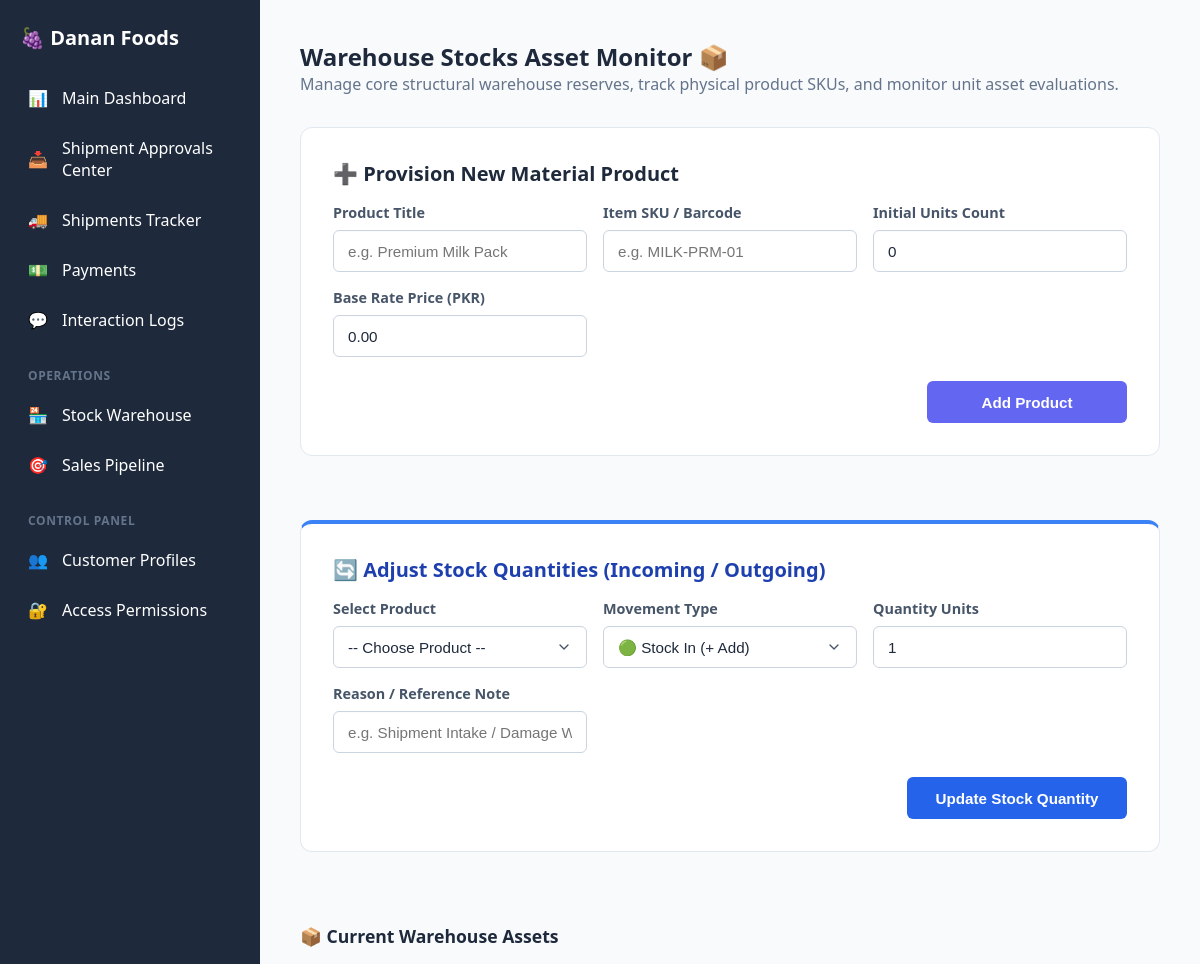
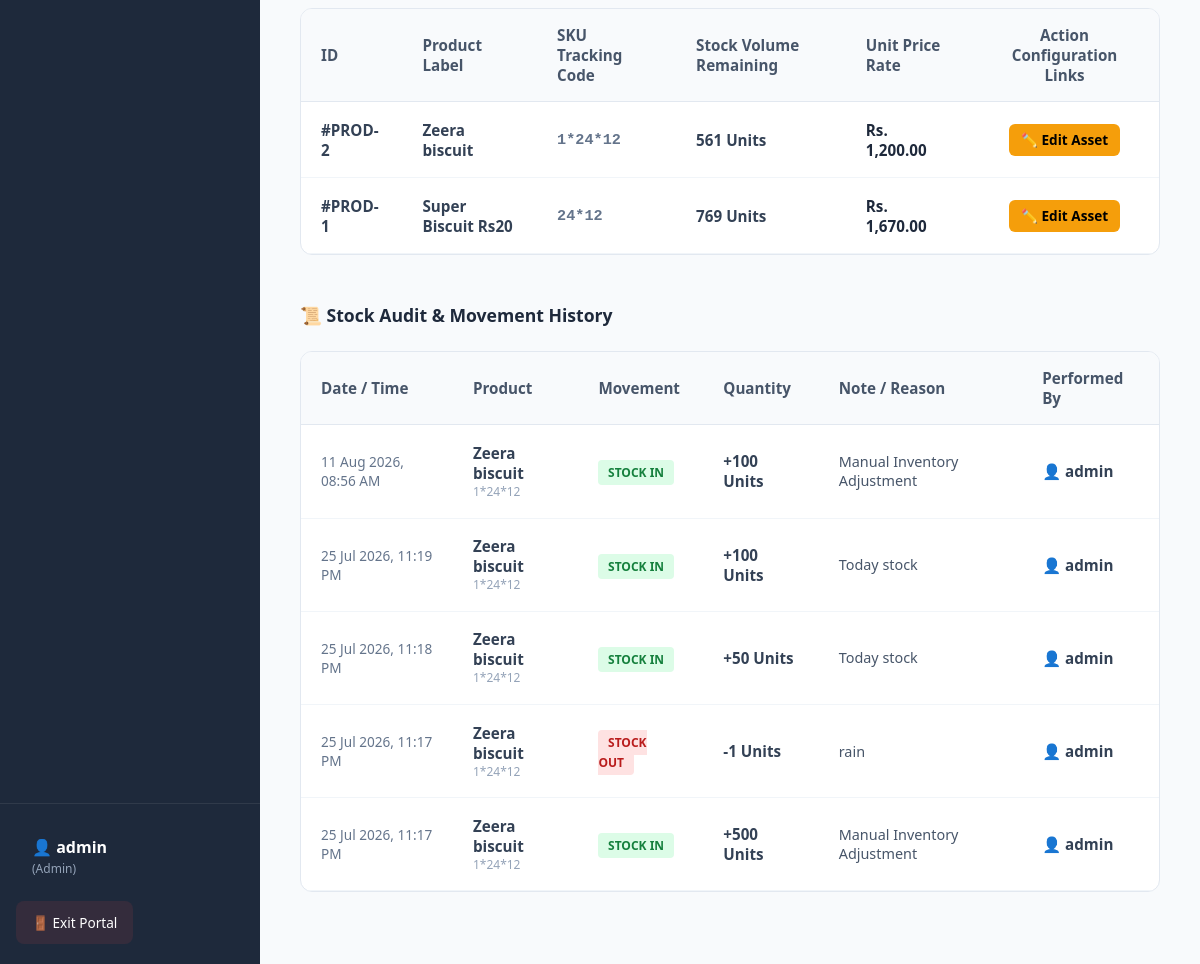
The app's page /inventory.php (signed in) with its own data (2 pictures, top to bottom).
### tables this page shows
CREATE TABLE `inventory` (
  `id` int(11) NOT NULL,
  `product_name` varchar(100) NOT NULL,
  `sku` varchar(50) NOT NULL,
  `available_stock` int(11) NOT NULL DEFAULT 0,
  `unit_price` decimal(10,2) NOT NULL DEFAULT 0.00,
  `fair_price` decimal(10,2) NOT NULL DEFAULT 0.00,
  `updated_at` timestamp NULL DEFAULT current_timestamp() ON UPDATE current_timestamp(),
  `price` decimal(10,2) DEFAULT 0.00
);

CREATE TABLE `stock_movements` (
  `id` int(11) NOT NULL,
  `product_id` int(11) NOT NULL,
  `movement_type` enum('IN','OUT') NOT NULL,
  `quantity` int(11) NOT NULL,
  `reference_note` varchar(255) DEFAULT NULL,
  `performed_by` varchar(100) DEFAULT NULL,
  `created_at` timestamp NULL DEFAULT current_timestamp()
);

### inventory.php (the view, shortened to what this page needs)
<?php
require_once 'config/db.php';
require_once 'includes/header.php';
try {
    $pdo->exec("CREATE TABLE IF NOT EXISTS stock_movements (
        id INT AUTO_INCREMENT PRIMARY KEY,
        product_id INT NOT NULL,
        movement_type ENUM('IN', 'OUT') NOT NULL,
        quantity INT NOT NULL,
        reference_note VARCHAR(255) DEFAULT NULL,
        performed_by VARCHAR(100) DEFAULT NULL,
        created_at TIMESTAMP DEFAULT CURRENT_TIMESTAMP
    )");
} catch (Exception $e) {
}
$edit_id = isset($_GET['edit_id']) ? intval($_GET['edit_id']) : 0;
$edit_data = null;
$inventory = $pdo->query("SELECT * FROM inventory ORDER BY id DESC")->fetchAll();
$movements = $pdo->query("SELECT sm.*, i.product_name, i.sku
                          FROM stock_movements sm
                          LEFT JOIN inventory i ON sm.product_id = i.id
                          ORDER BY sm.created_at DESC LIMIT 50")->fetchAll();
?>
<div class="dashboard-header" style="margin-bottom: 2rem;">
    <h2 class="section-title" style="color: var(--primary-color);">Warehouse Stocks Asset Monitor 📦</h2>
    <p style="color: #64748b;">Manage core structural warehouse reserves, track physical product SKUs, and monitor unit asset evaluations.</p>
</div>
<?php if (!$edit_data): ?>
<div style="display: grid; grid-template-columns: 1fr; gap: 1.5rem; margin-bottom: 2rem;">
    <div class="action-panel">
        <div class="action-panel__title" style="font-weight: 700; margin-bottom: 1rem;">➕ Provision New Material Product</div>
        <form action="inventory.php" method="POST" style="display: grid; grid-template-columns: repeat(auto-fit, minmax(220px, 1fr)); gap: 1rem; align-items: end;">
            <div class="form-group" style="margin: 0;">
                <label>Product Title</label>
                <input type="text" name="product_name" class="form-control" required placeholder="e.g. Premium Milk Pack">
            </div>
            <div class="form-group" style="margin: 0;">
                <label>Item SKU / Barcode</label>
                <input type="text" name="sku" class="form-control" required placeholder="e.g. MILK-PRM-01">
            </div>
            <div class="form-group" style="margin: 0;">
                <label>Initial Units Count</label>
                <input type="number" name="available_stock" class="form-control" required value="0" min="0">
            </div>
            <div class="form-group" style="margin: 0;">
                <label>Base Rate Price (PKR)</label>
                <input type="number" step="0.01" name="unit_price" class="form-control" required value="0.00" min="0">
            </div>
            <div style="grid-column: 1 / -1; display: flex; justify-content: flex-end; margin-top: 0.5rem;">
                <button type="submit" class="btn btn--primary" style="width: 100%; max-width: 200px; height: 42px; font-weight: 600; display: inline-flex; align-items: center; justify-content: center;">Add Product</button>
            </div>
        </form>
    </div>
    <div class="action-panel" style="border-top: 4px solid #3b82f6;">
        <div class="action-panel__title" style="font-weight: 700; margin-bottom: 1rem; color: #1e40af;">🔄 Adjust Stock Quantities (Incoming / Outgoing)</div>
        <form action="inventory.php" method="POST" style="display: grid; grid-template-columns: repeat(auto-fit, minmax(220px, 1fr)); gap: 1rem; align-items: end;">
            <div class="form-group" style="margin: 0;">
                <label>Select Product</label>
                <select name="product_id" class="form-control" required>
                    <option value="">-- Choose Product --</option>
                </select>
            </div>
            <div class="form-group" style="margin: 0;">
                <label>Movement Type</label>
                <select name="type" class="form-control" required>
                    <option value="IN">🟢 Stock In (+ Add)</option>
                </select>
            </div>
            <div class="form-group" style="margin: 0;">
                <label>Quantity Units</label>
                <input type="number" name="quantity" class="form-control" min="1" required value="1">
            </div>
            <div class="form-group" style="margin: 0;">
                <label>Reason / Reference Note</label>
                <input type="text" name="reference_note" class="form-control" placeholder="e.g. Shipment Intake / Damage Writeoff">
            </div>
            <div style="grid-column: 1 / -1; display: flex; justify-content: flex-end; margin-top: 0.5rem;">
                <button type="submit" class="btn" style="width: 100%; max-width: 220px; height: 42px; font-weight: 600; background: #2563eb; color: #fff; border: none; border-radius: 4px; cursor: pointer;">
                    Update Stock Quantity
                </button>
            </div>
        </form>
    </div>
</div>
<?php endif; ?>
<div style="margin-top:2rem;">
    <h3 style="font-size: 1.1rem; font-weight: 700; margin-bottom: 1rem; color: var(--primary-color);">📦 Current Warehouse Assets</h3>
    <div class="data-table-wrapper desktop-view">
        <table class="data-table">
            <thead>
                <tr>
                    <th class="data-table__th">ID</th>
                    <th class="data-table__th">Product Label</th>
                    <th class="data-table__th">SKU Tracking Code</th>
                    <th class="data-table__th">Stock Volume Remaining</th>
                    <th class="data-table__th">Unit Price Rate</th>
                    <th class="data-table__th" style="text-align:center;">Action Configuration Links</th>
                </tr>
            </thead>
            <tbody>
                <?php if (count($inventory) > 0): foreach ($inventory as $item): ?>
                <tr class="data-table__tr" <?php echo ($edit_id === $item['id']) ? 'style="background: #fffbeb;"' : ''; ?>>
                    <td class="data-table__td" style="font-weight: 600;">#PROD-<?php echo $item['id']; ?></td>
                    <td class="data-table__td"><strong><?php echo htmlspecialchars($item['product_name'] ?? ''); ?></strong></td>
                    <td class="data-table__td" style="font-family:monospace; color:#64748b; font-weight: 600;"><?php echo htmlspecialchars($item['sku'] ?? ''); ?></td>
                    <td class="data-table__td">
                        <span style="font-weight: 700; color: <?php echo $item['available_stock'] > 10 ? 'inherit' : 'var(--danger-color)'; ?>">
                            <?php echo $item['available_stock']; ?> Units
                        </span>
                    </td>
                    <td class="data-table__td" style="font-weight: 600; color: var(--primary-color);">Rs. <?php echo number_format($item['unit_price'], 2); ?></td>
                    <td class="data-table__td" style="text-align:center;">
                        <a href="inventory.php?edit_id=<?php echo $item['id']; ?>" class="btn btn--sm" style="background: var(--warning-color); color: black; font-weight: 600; padding: 0.45rem 0.85rem; border-radius: 4px; font-size: 0.8rem; text-decoration: none; display: inline-flex; align-items: center; gap: 0.25rem;">
                            ✏️ Edit Asset
                        </a>
                    </td>
                </tr>
                <?php endforeach; else: ?>
                <tr>
                    <td colspan="6" class="data-table__td" style="text-align:center; padding: 3rem; color:#64748b; font-size: 0.95rem;">No products or active physical logistics logged inside inventory infrastructure.</td>
                </tr>
                <?php endif; ?>
            </tbody>
        </table>
    </div>
</div>
<div style="margin-top: 3rem; margin-bottom: 2rem;">
    <h3 style="font-size: 1.1rem; font-weight: 700; margin-bottom: 1rem; color: #1e293b;">📜 Stock Audit & Movement History</h3>
    <div class="data-table-wrapper desktop-view">
        <table class="data-table">
            <thead>
                <tr>
                    <th class="data-table__th">Date / Time</th>
                    <th class="data-table__th">Product</th>
                    <th class="data-table__th">Movement</th>
                    <th class="data-table__th">Quantity</th>
                    <th class="data-table__th">Note / Reason</th>
                    <th class="data-table__th">Performed By</th>
                </tr>
            </thead>
            <tbody>
                <?php if (count($movements) > 0): foreach ($movements as $m): ?>
                <tr class="data-table__tr">
                    <td class="data-table__td" style="font-size: 0.85rem; color: #64748b;">
                        <?php echo date('d M Y, h:i A', strtotime($m['created_at'])); ?>
                    </td>
                    <td class="data-table__td">
                        <strong><?php echo htmlspecialchars($m['product_name'] ?? 'Deleted Product'); ?></strong>
                        <span style="font-size:0.75rem; color:#94a3b8; display:block;"><?php echo htmlspecialchars($m['sku'] ?? ''); ?></span>
                    </td>
                    <td class="data-table__td">
                        <?php if ($m['movement_type'] === 'IN'): ?>
                            <span style="background: #dcfce7; color: #15803d; padding: 0.25rem 0.6rem; border-radius: 4px; font-weight: 700; font-size: 0.75rem;">
                                STOCK IN
                            </span>
                        <?php else: ?>
                            <span style="background: #fee2e2; color: #b91c1c; padding: 0.25rem 0.6rem; border-radius: 4px; font-weight: 700; font-size: 0.75rem;">
                                STOCK OUT
                            </span>
                        <?php endif; ?>
                    </td>
                    <td class="data-table__td" style="font-weight: 700;">
                        <?php echo ($m['movement_type'] === 'IN' ? '+' : '-') . $m['quantity']; ?> Units
                    </td>
                    <td class="data-table__td" style="color: #475569; font-size: 0.9rem;">
                        <?php echo htmlspecialchars($m['reference_note'] ?? 'N/A'); ?>
                    </td>
                    <td class="data-table__td" style="font-weight: 600; color: #334155;">
                        👤 <?php echo htmlspecialchars($m['performed_by'] ?? 'System'); ?>
                    </td>
                </tr>
                <?php endforeach; else: ?>
                <tr>
                    <td colspan="6" class="data-table__td" style="text-align:center; padding: 2rem; color:#64748b;">No stock activity logged yet.</td>
                </tr>
                <?php endif; ?>
            </tbody>
        </table>
    </div>
</div>
<?php require_once 'includes/footer.php'; ?>

### assets/css/style.css (style rules this page uses)
:root { --primary-color: #1e293b; --accent-color: #6366f1; --success-color: #10b981; --warning-color: #f59e0b; --danger-color: #ef4444; --bg-color: #f8fafc; --sidebar-width: 260px; --topbar-height: 60px; }
* { box-sizing: border-box; margin: 0; padding: 0; }
body { min-height: 100vh; font-family: system-ui, -apple-system, sans-serif; background-color: var(--bg-color) !important; color: #334155; overflow-x: hidden; display: flex; margin: 0; }
.action-panel { background: white; padding: 2rem; border-radius: 12px; border: 1px solid #e2e8f0; margin-bottom: 2.5rem; }
.action-panel__title { margin-bottom: 1.5rem; color: var(--primary-color); font-size: 1.25rem; font-weight: 700; }
.data-table-wrapper { width: 100%; overflow-x: auto; background: white; border-radius: 12px; border: 1px solid #e2e8f0; margin-top: 1.5rem; }
.data-table { width: 100%; border-collapse: collapse; font-size: 0.95rem; text-align: left; }
.data-table__th { background: #f8fafc; color: #475569; padding: 1rem 1.25rem; border-bottom: 1px solid #e2e8f0; font-weight: 600; }
.data-table__td { padding: 1.1rem 1.25rem; border-bottom: 1px solid #f1f5f9; color: #334155; }
.form-group { margin-bottom: 1.25rem; }
.form-group label { display: block; font-weight: 600; margin-bottom: 0.5rem; color: #475569; font-size: 0.9rem; }
.form-control { width: 100%; height: 42px; padding: 0.65rem 0.875rem !important; border: 1px solid #cbd5e1 !important; border-radius: 6px !important; font-size: 0.95rem !important; background-color: #ffffff !important; color: #1e293b !important; box-shadow: inset 0 1px 2px rgba(0,0,0,0.02); box-sizing: border-box !important; transition: border-color 0.15s ease, box-shadow 0.15s ease; }
select.form-control { appearance: none !important; -webkit-appearance: none !important; -moz-appearance: none !important; background-repeat: no-repeat !important; background-position: right 0.85rem center !important; background-size: 1rem !important; padding-right: 2.5rem !important; cursor: pointer; }
.btn { display: inline-flex; align-items: center; justify-content: center; height: 42px; padding: 0.65rem 1.25rem !important; font-weight: 600 !important; border-radius: 6px !important; cursor: pointer !important; border: none !important; font-size: 0.95rem !important; text-align: center; text-decoration: none !important; box-sizing: border-box !important; transition: all 0.15s ease !important; }
.btn--primary { background-color: var(--accent-color) !important; color: white !important; }
.btn--sm { height: 32px; padding: 0.4rem 0.75rem !important; font-size: 0.85rem !important; }

### inventory.php (style rules this page uses)
.desktop-view { display: block; }
.desktop-view .data-table { display: table; width: 100%; }

### records on screen
inventory: id "2", product_name "Zeera biscuit", sku "1*24*12", available_stock "561", unit_price "1,200.00"
inventory: id "1", product_name "Super Biscuit Rs20", sku "24*12", available_stock "769", unit_price "1,670.00"
stock_movements: created_at "11 Aug 2026, 08:56 AM", inventory.product_name "Zeera biscuit", inventory.sku "1*24*12", movement_type "STOCK IN", quantity "100", reference_note "Manual Inventory Adjustment", performed_by "admin"
stock_movements: created_at "25 Jul 2026, 11:19 PM", inventory.product_name "Zeera biscuit", inventory.sku "1*24*12", movement_type "STOCK IN", quantity "100", reference_note "Today stock", performed_by "admin"
stock_movements: created_at "25 Jul 2026, 11:18 PM", inventory.product_name "Zeera biscuit", inventory.sku "1*24*12", movement_type "STOCK IN", quantity "50", reference_note "Today stock", performed_by "admin"
stock_movements: created_at "25 Jul 2026, 11:17 PM", inventory.product_name "Zeera biscuit", inventory.sku "1*24*12", movement_type "STOCK OUT", quantity "1", reference_note "rain", performed_by "admin"
stock_movements: created_at "25 Jul 2026, 11:17 PM", inventory.product_name "Zeera biscuit", inventory.sku "1*24*12", movement_type "STOCK IN", quantity "500", reference_note "Manual Inventory Adjustment", performed_by "admin"

### other values on screen
$username "admin"
$current_role "Admin"
